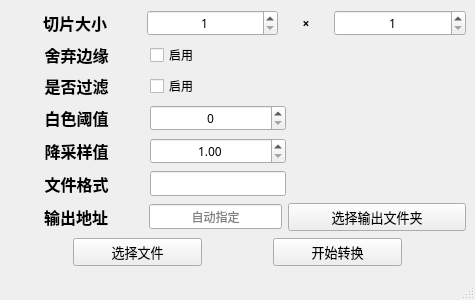
<?xml version="1.0" encoding="UTF-8"?>
<ui version="4.0">
 <class>Slicer</class>
 <widget class="QMainWindow" name="Slicer">
  <property name="windowModality">
   <enum>Qt::NonModal</enum>
  </property>
  <property name="geometry">
   <rect>
    <x>0</x>
    <y>0</y>
    <width>475</width>
    <height>300</height>
   </rect>
  </property>
  <property name="minimumSize">
   <size>
    <width>0</width>
    <height>299</height>
   </size>
  </property>
  <property name="font">
   <font>
    <family>微软雅黑</family>
   </font>
  </property>
  <property name="windowTitle">
   <string>图片切片器</string>
  </property>
  <property name="windowIcon">
   <iconset>
    <normaloff>resources/favicon.ico</normaloff>resources/favicon.ico</iconset>
  </property>
  <widget class="QWidget" name="centralwidget">
   <property name="sizePolicy">
    <sizepolicy hsizetype="Preferred" vsizetype="Preferred">
     <horstretch>0</horstretch>
     <verstretch>0</verstretch>
    </sizepolicy>
   </property>
   <layout class="QVBoxLayout" name="verticalLayout">
    <item>
     <layout class="QHBoxLayout" name="layout_config_slice_size" stretch="3,3,1,3">
      <property name="sizeConstraint">
       <enum>QLayout::SetDefaultConstraint</enum>
      </property>
      <property name="topMargin">
       <number>0</number>
      </property>
      <property name="bottomMargin">
       <number>0</number>
      </property>
      <item>
       <widget class="QLabel" name="label">
        <property name="sizePolicy">
         <sizepolicy hsizetype="Preferred" vsizetype="Preferred">
          <horstretch>0</horstretch>
          <verstretch>0</verstretch>
         </sizepolicy>
        </property>
        <property name="font">
         <font>
          <family>幼圆</family>
          <pointsize>12</pointsize>
          <bold>true</bold>
         </font>
        </property>
        <property name="text">
         <string>切片大小</string>
        </property>
        <property name="alignment">
         <set>Qt::AlignCenter</set>
        </property>
        <property name="indent">
         <number>0</number>
        </property>
       </widget>
      </item>
      <item>
       <widget class="QSpinBox" name="spinbox_image_height">
        <property name="sizePolicy">
         <sizepolicy hsizetype="Preferred" vsizetype="Maximum">
          <horstretch>5</horstretch>
          <verstretch>0</verstretch>
         </sizepolicy>
        </property>
        <property name="alignment">
         <set>Qt::AlignCenter</set>
        </property>
        <property name="minimum">
         <number>1</number>
        </property>
        <property name="maximum">
         <number>65536</number>
        </property>
       </widget>
      </item>
      <item>
       <widget class="QLabel" name="label_2">
        <property name="sizePolicy">
         <sizepolicy hsizetype="Preferred" vsizetype="Preferred">
          <horstretch>1</horstretch>
          <verstretch>0</verstretch>
         </sizepolicy>
        </property>
        <property name="font">
         <font>
          <family>微软雅黑</family>
          <bold>true</bold>
         </font>
        </property>
        <property name="text">
         <string>×</string>
        </property>
        <property name="textFormat">
         <enum>Qt::AutoText</enum>
        </property>
        <property name="alignment">
         <set>Qt::AlignCenter</set>
        </property>
        <property name="indent">
         <number>0</number>
        </property>
       </widget>
      </item>
      <item>
       <widget class="QSpinBox" name="spinbox_image_width">
        <property name="sizePolicy">
         <sizepolicy hsizetype="Preferred" vsizetype="Maximum">
          <horstretch>5</horstretch>
          <verstretch>0</verstretch>
         </sizepolicy>
        </property>
        <property name="alignment">
         <set>Qt::AlignCenter</set>
        </property>
        <property name="minimum">
         <number>1</number>
        </property>
        <property name="maximum">
         <number>65536</number>
        </property>
       </widget>
      </item>
     </layout>
    </item>
    <item>
     <layout class="QHBoxLayout" name="layout_drop_last" stretch="3,7">
      <property name="sizeConstraint">
       <enum>QLayout::SetDefaultConstraint</enum>
      </property>
      <property name="topMargin">
       <number>0</number>
      </property>
      <property name="bottomMargin">
       <number>0</number>
      </property>
      <item>
       <widget class="QLabel" name="label_6">
        <property name="sizePolicy">
         <sizepolicy hsizetype="Preferred" vsizetype="Preferred">
          <horstretch>0</horstretch>
          <verstretch>0</verstretch>
         </sizepolicy>
        </property>
        <property name="font">
         <font>
          <family>幼圆</family>
          <pointsize>12</pointsize>
          <bold>true</bold>
         </font>
        </property>
        <property name="text">
         <string>舍弃边缘</string>
        </property>
        <property name="alignment">
         <set>Qt::AlignCenter</set>
        </property>
        <property name="indent">
         <number>0</number>
        </property>
       </widget>
      </item>
      <item>
       <widget class="QCheckBox" name="checkbox_drop_last">
        <property name="sizePolicy">
         <sizepolicy hsizetype="Preferred" vsizetype="Fixed">
          <horstretch>0</horstretch>
          <verstretch>0</verstretch>
         </sizepolicy>
        </property>
        <property name="font">
         <font>
          <family>微软雅黑</family>
         </font>
        </property>
        <property name="text">
         <string>启用</string>
        </property>
       </widget>
      </item>
     </layout>
    </item>
    <item>
     <layout class="QHBoxLayout" name="layout_config_filter" stretch="3,7">
      <property name="sizeConstraint">
       <enum>QLayout::SetDefaultConstraint</enum>
      </property>
      <property name="topMargin">
       <number>0</number>
      </property>
      <property name="bottomMargin">
       <number>0</number>
      </property>
      <item>
       <widget class="QLabel" name="label_3">
        <property name="sizePolicy">
         <sizepolicy hsizetype="Preferred" vsizetype="Preferred">
          <horstretch>0</horstretch>
          <verstretch>0</verstretch>
         </sizepolicy>
        </property>
        <property name="font">
         <font>
          <family>幼圆</family>
          <pointsize>12</pointsize>
          <bold>true</bold>
         </font>
        </property>
        <property name="text">
         <string>是否过滤</string>
        </property>
        <property name="alignment">
         <set>Qt::AlignCenter</set>
        </property>
        <property name="indent">
         <number>0</number>
        </property>
       </widget>
      </item>
      <item>
       <widget class="QCheckBox" name="checkbox_enable_filter">
        <property name="sizePolicy">
         <sizepolicy hsizetype="Preferred" vsizetype="Fixed">
          <horstretch>0</horstretch>
          <verstretch>0</verstretch>
         </sizepolicy>
        </property>
        <property name="font">
         <font>
          <family>微软雅黑</family>
         </font>
        </property>
        <property name="text">
         <string>启用</string>
        </property>
       </widget>
      </item>
     </layout>
    </item>
    <item>
     <layout class="QHBoxLayout" name="layout_config_threshold" stretch="3,3,4">
      <property name="sizeConstraint">
       <enum>QLayout::SetDefaultConstraint</enum>
      </property>
      <property name="topMargin">
       <number>0</number>
      </property>
      <property name="bottomMargin">
       <number>0</number>
      </property>
      <item>
       <widget class="QLabel" name="label_4">
        <property name="font">
         <font>
          <family>幼圆</family>
          <pointsize>12</pointsize>
          <bold>true</bold>
         </font>
        </property>
        <property name="text">
         <string>白色阈值</string>
        </property>
        <property name="alignment">
         <set>Qt::AlignCenter</set>
        </property>
        <property name="indent">
         <number>0</number>
        </property>
       </widget>
      </item>
      <item>
       <widget class="QSpinBox" name="spinbox_threshold">
        <property name="sizePolicy">
         <sizepolicy hsizetype="Preferred" vsizetype="Fixed">
          <horstretch>0</horstretch>
          <verstretch>0</verstretch>
         </sizepolicy>
        </property>
        <property name="font">
         <font>
          <family>微软雅黑</family>
         </font>
        </property>
        <property name="alignment">
         <set>Qt::AlignCenter</set>
        </property>
        <property name="minimum">
         <number>0</number>
        </property>
        <property name="maximum">
         <number>255</number>
        </property>
       </widget>
      </item>
      <item>
       <spacer name="horizontalSpacer_4">
        <property name="orientation">
         <enum>Qt::Horizontal</enum>
        </property>
        <property name="sizeType">
         <enum>QSizePolicy::Preferred</enum>
        </property>
        <property name="sizeHint" stdset="0">
         <size>
          <width>40</width>
          <height>20</height>
         </size>
        </property>
       </spacer>
      </item>
     </layout>
    </item>
    <item>
     <layout class="QHBoxLayout" name="layout_config_down_sample" stretch="3,3,4">
      <property name="sizeConstraint">
       <enum>QLayout::SetDefaultConstraint</enum>
      </property>
      <property name="topMargin">
       <number>0</number>
      </property>
      <property name="bottomMargin">
       <number>0</number>
      </property>
      <item>
       <widget class="QLabel" name="label_8">
        <property name="font">
         <font>
          <family>幼圆</family>
          <pointsize>12</pointsize>
          <bold>true</bold>
         </font>
        </property>
        <property name="text">
         <string>降采样值</string>
        </property>
        <property name="alignment">
         <set>Qt::AlignCenter</set>
        </property>
        <property name="indent">
         <number>0</number>
        </property>
       </widget>
      </item>
      <item>
       <widget class="QDoubleSpinBox" name="doubleSpinBox_down_sample">
        <property name="alignment">
         <set>Qt::AlignCenter</set>
        </property>
        <property name="minimum">
         <double>1.000000000000000</double>
        </property>
        <property name="maximum">
         <double>1000.000000000000000</double>
        </property>
        <property name="singleStep">
         <double>0.500000000000000</double>
        </property>
       </widget>
      </item>
      <item>
       <spacer name="horizontalSpacer_5">
        <property name="orientation">
         <enum>Qt::Horizontal</enum>
        </property>
        <property name="sizeType">
         <enum>QSizePolicy::Preferred</enum>
        </property>
        <property name="sizeHint" stdset="0">
         <size>
          <width>40</width>
          <height>20</height>
         </size>
        </property>
       </spacer>
      </item>
     </layout>
    </item>
    <item>
     <layout class="QHBoxLayout" name="layout_config_file_format" stretch="3,3,4">
      <property name="sizeConstraint">
       <enum>QLayout::SetDefaultConstraint</enum>
      </property>
      <property name="topMargin">
       <number>0</number>
      </property>
      <property name="bottomMargin">
       <number>0</number>
      </property>
      <item>
       <widget class="QLabel" name="label_5">
        <property name="font">
         <font>
          <family>幼圆</family>
          <pointsize>12</pointsize>
          <bold>true</bold>
         </font>
        </property>
        <property name="text">
         <string>文件格式</string>
        </property>
        <property name="alignment">
         <set>Qt::AlignCenter</set>
        </property>
        <property name="indent">
         <number>0</number>
        </property>
       </widget>
      </item>
      <item>
       <widget class="QLineEdit" name="lineEdit_file_format">
        <property name="sizePolicy">
         <sizepolicy hsizetype="Preferred" vsizetype="Fixed">
          <horstretch>0</horstretch>
          <verstretch>0</verstretch>
         </sizepolicy>
        </property>
        <property name="font">
         <font>
          <family>微软雅黑</family>
         </font>
        </property>
        <property name="alignment">
         <set>Qt::AlignCenter</set>
        </property>
       </widget>
      </item>
      <item>
       <spacer name="horizontalSpacer">
        <property name="orientation">
         <enum>Qt::Horizontal</enum>
        </property>
        <property name="sizeType">
         <enum>QSizePolicy::Preferred</enum>
        </property>
        <property name="sizeHint" stdset="0">
         <size>
          <width>40</width>
          <height>20</height>
         </size>
        </property>
       </spacer>
      </item>
     </layout>
    </item>
    <item>
     <layout class="QHBoxLayout" name="layout_config_file_format_2" stretch="3,3,4">
      <property name="sizeConstraint">
       <enum>QLayout::SetDefaultConstraint</enum>
      </property>
      <property name="topMargin">
       <number>0</number>
      </property>
      <property name="bottomMargin">
       <number>0</number>
      </property>
      <item>
       <widget class="QLabel" name="label_7">
        <property name="font">
         <font>
          <family>幼圆</family>
          <pointsize>12</pointsize>
          <bold>true</bold>
         </font>
        </property>
        <property name="text">
         <string>输出地址</string>
        </property>
        <property name="alignment">
         <set>Qt::AlignCenter</set>
        </property>
        <property name="indent">
         <number>0</number>
        </property>
       </widget>
      </item>
      <item>
       <widget class="QLineEdit" name="lineEdit_target_dir">
        <property name="text">
         <string/>
        </property>
        <property name="alignment">
         <set>Qt::AlignCenter</set>
        </property>
        <property name="placeholderText">
         <string>自动指定</string>
        </property>
       </widget>
      </item>
      <item>
       <widget class="QPushButton" name="button_choose_target_dir">
        <property name="sizePolicy">
         <sizepolicy hsizetype="Preferred" vsizetype="Fixed">
          <horstretch>0</horstretch>
          <verstretch>0</verstretch>
         </sizepolicy>
        </property>
        <property name="font">
         <font>
          <family>微软雅黑</family>
          <pointsize>10</pointsize>
         </font>
        </property>
        <property name="text">
         <string>选择输出文件夹</string>
        </property>
       </widget>
      </item>
     </layout>
    </item>
    <item>
     <layout class="QHBoxLayout" name="layout_operation" stretch="1,2,1,2,1">
      <property name="sizeConstraint">
       <enum>QLayout::SetDefaultConstraint</enum>
      </property>
      <property name="topMargin">
       <number>0</number>
      </property>
      <property name="bottomMargin">
       <number>0</number>
      </property>
      <item>
       <spacer name="horizontalSpacer_8">
        <property name="orientation">
         <enum>Qt::Horizontal</enum>
        </property>
        <property name="sizeType">
         <enum>QSizePolicy::Preferred</enum>
        </property>
        <property name="sizeHint" stdset="0">
         <size>
          <width>40</width>
          <height>20</height>
         </size>
        </property>
       </spacer>
      </item>
      <item>
       <widget class="QPushButton" name="button_choose_file">
        <property name="sizePolicy">
         <sizepolicy hsizetype="Preferred" vsizetype="Fixed">
          <horstretch>0</horstretch>
          <verstretch>0</verstretch>
         </sizepolicy>
        </property>
        <property name="font">
         <font>
          <family>微软雅黑</family>
          <pointsize>10</pointsize>
         </font>
        </property>
        <property name="text">
         <string>选择文件</string>
        </property>
       </widget>
      </item>
      <item>
       <spacer name="horizontalSpacer_10">
        <property name="orientation">
         <enum>Qt::Horizontal</enum>
        </property>
        <property name="sizeType">
         <enum>QSizePolicy::Preferred</enum>
        </property>
        <property name="sizeHint" stdset="0">
         <size>
          <width>40</width>
          <height>20</height>
         </size>
        </property>
       </spacer>
      </item>
      <item>
       <widget class="QPushButton" name="button_convert">
        <property name="sizePolicy">
         <sizepolicy hsizetype="Preferred" vsizetype="Fixed">
          <horstretch>0</horstretch>
          <verstretch>0</verstretch>
         </sizepolicy>
        </property>
        <property name="font">
         <font>
          <family>微软雅黑</family>
          <pointsize>10</pointsize>
         </font>
        </property>
        <property name="text">
         <string>开始转换</string>
        </property>
       </widget>
      </item>
      <item>
       <spacer name="horizontalSpacer_9">
        <property name="orientation">
         <enum>Qt::Horizontal</enum>
        </property>
        <property name="sizeType">
         <enum>QSizePolicy::Preferred</enum>
        </property>
        <property name="sizeHint" stdset="0">
         <size>
          <width>40</width>
          <height>20</height>
         </size>
        </property>
       </spacer>
      </item>
     </layout>
    </item>
   </layout>
  </widget>
  <widget class="QStatusBar" name="statusbar">
   <property name="font">
    <font>
     <family>仿宋</family>
     <pointsize>10</pointsize>
    </font>
   </property>
  </widget>
  <action name="action_choose_file">
   <property name="checkable">
    <bool>false</bool>
   </property>
   <property name="enabled">
    <bool>true</bool>
   </property>
   <property name="text">
    <string>选择文件</string>
   </property>
   <property name="font">
    <font>
     <family>微软雅黑</family>
    </font>
   </property>
  </action>
  <action name="action_convert">
   <property name="text">
    <string>开始转换</string>
   </property>
  </action>
  <action name="action_help">
   <property name="text">
    <string>使用帮助</string>
   </property>
  </action>
  <action name="action_about">
   <property name="text">
    <string>关于作者</string>
   </property>
  </action>
 </widget>
 <resources/>
 <connections/>
</ui>
